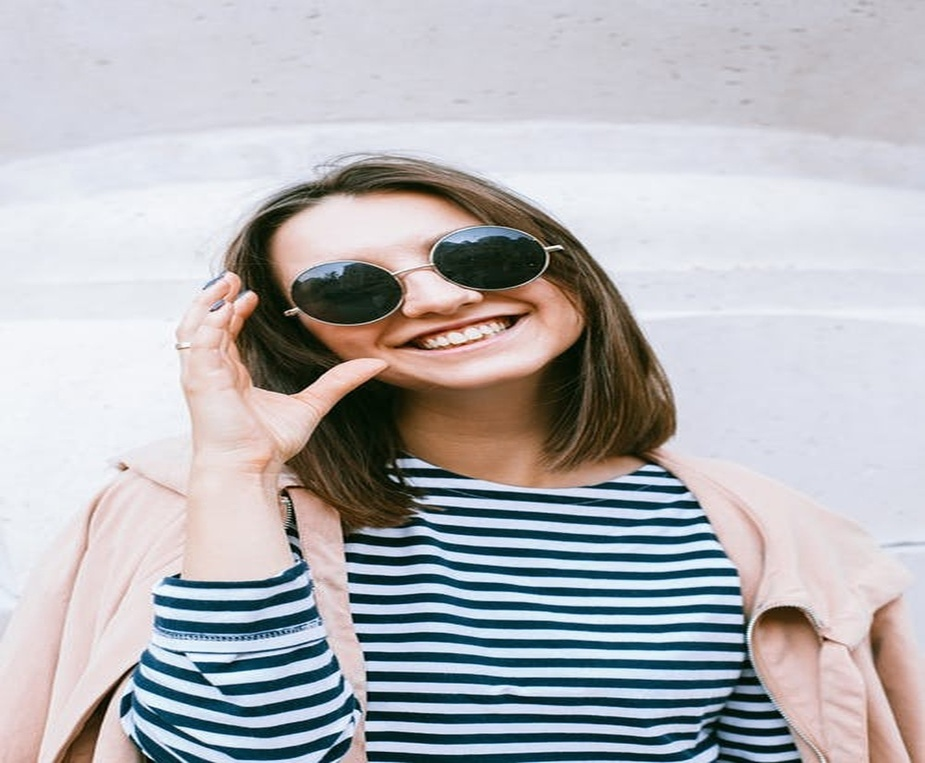
#> input picture images/1.jpeg, 925 x 763 px, shrunk from 1152 x 951 before the run
$ python Translating_an_Image.py
#> lines starting #> are read from the running program, lines starting #| are printed output that depends on the picture
"""
    Translating an image :

    Translating an image means shifting it within a given frame of reference.
"""

import cv2
import numpy as np

path = r"../images/1.jpeg"
# create translation matrix
# if the shift is (x, y) then matrix would be
# m = [1 0 X]
#       [0 1 Y]
# let's shift by (100, 50)

M = np.float32([[1, 0, 100], [0, 1, 50]])

try:
    # read image from disk
    img = cv2.imread(path)
#> img is the input picture: shape (763, 925, 3); mean B, G, R 183.8, 180, 180.6
    (rows, cols) = img.shape[:2]
#> rows = 763; cols = 925

    # warpAffine does appropriate shifting given the
    # translation matrix
    res = cv2.warpAffine(img, M, (cols, rows))
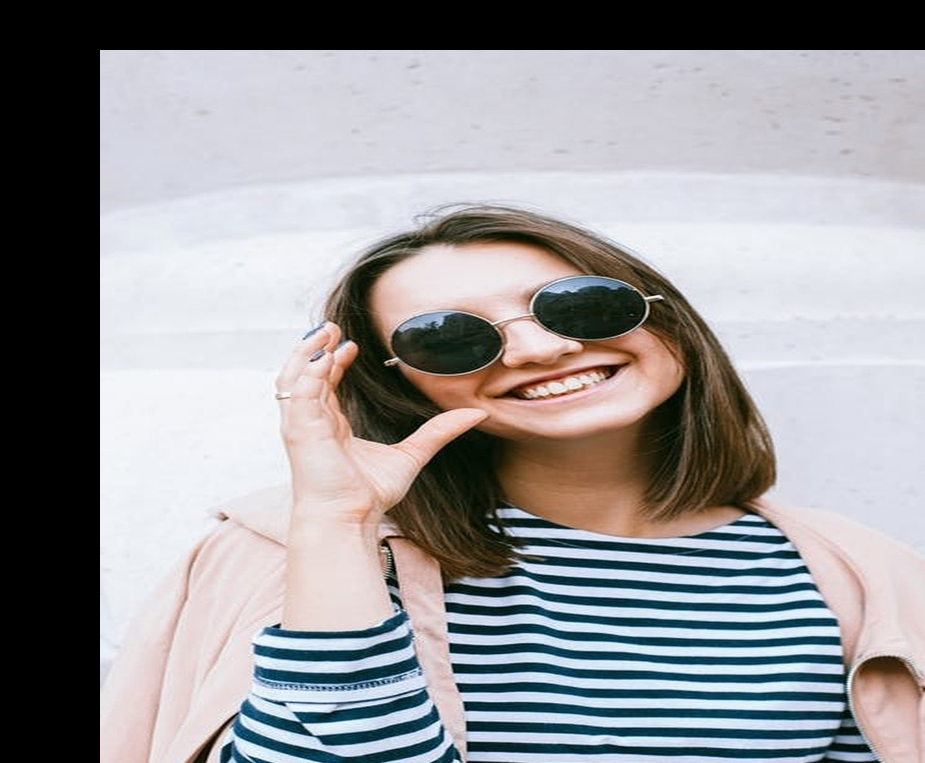
#> res: shape (763, 925, 3); mean B, G, R 152.3, 149.8, 150.5

    # write image back to disk
    cv2.imwrite("result2.jpeg", res)

except IOError:
    print("Error while reading files !!!")

$ run again, with images/2.jpeg copied over images/1.jpeg
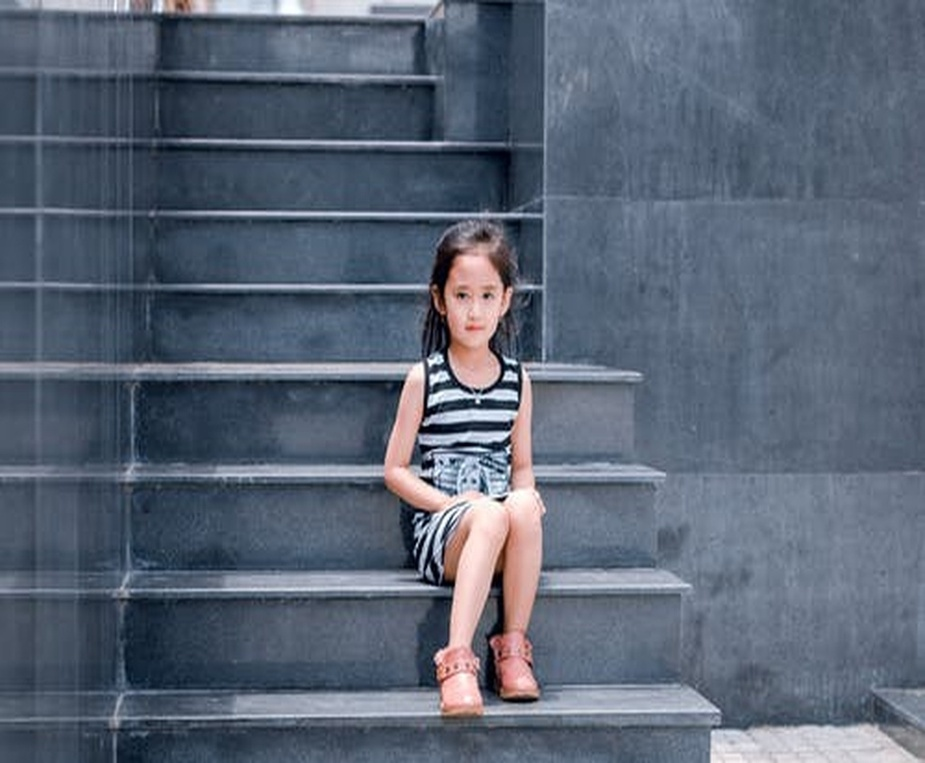
#> input picture images/2.jpeg, 925 x 763 px, shrunk from 1152 x 951 before the run
#> img is the input picture: shape (763, 925, 3); mean B, G, R 116.7, 100.4, 89.8
#> `res = cv2.warpAffine(img, M, (cols, rows))`:
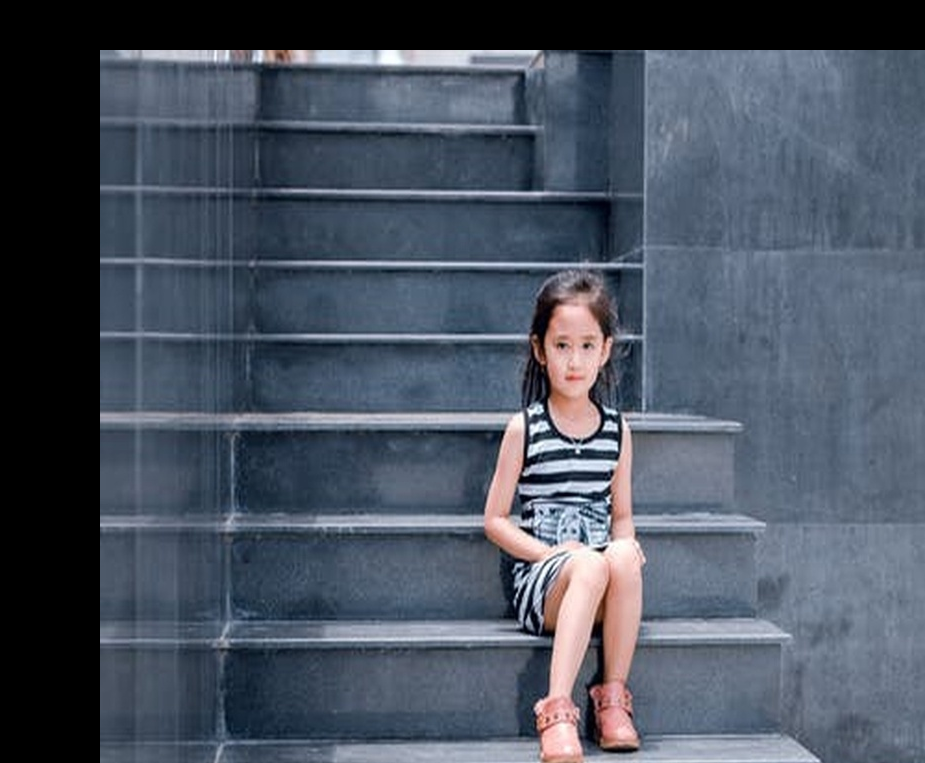
#> res: shape (763, 925, 3); mean B, G, R 96.4, 82.8, 74.1

$ run again, with images/3.jpeg copied over images/1.jpeg
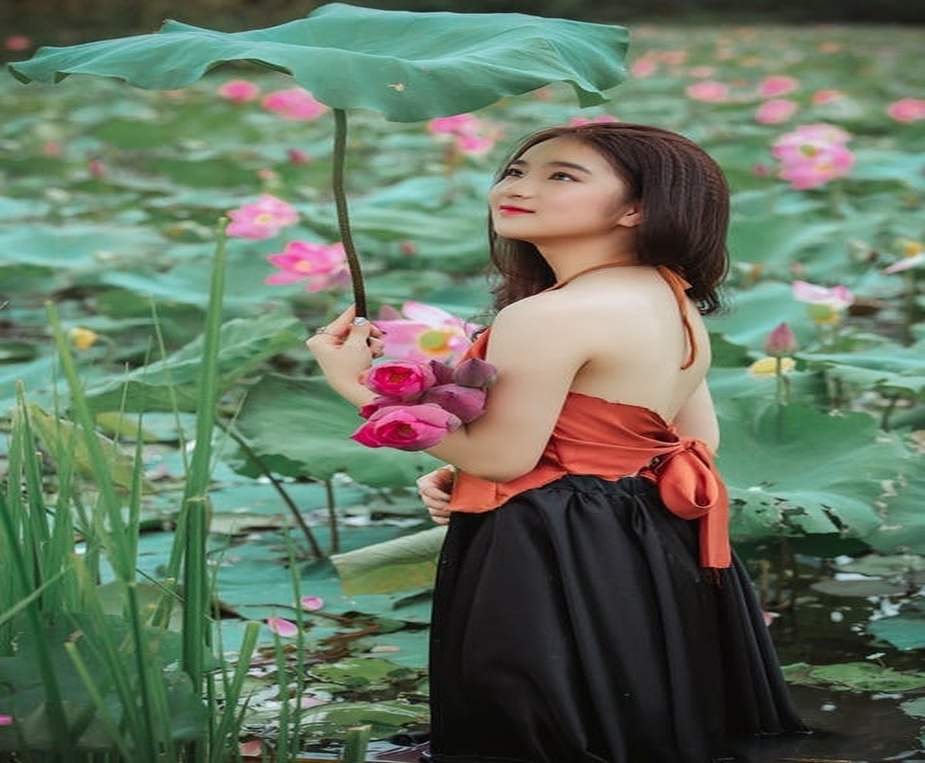
#> input picture images/3.jpeg, 925 x 763 px, shrunk from 1152 x 951 before the run
#> img is the input picture: shape (763, 925, 3); mean B, G, R 96.8, 116, 100.4
#> `res = cv2.warpAffine(img, M, (cols, rows))`:
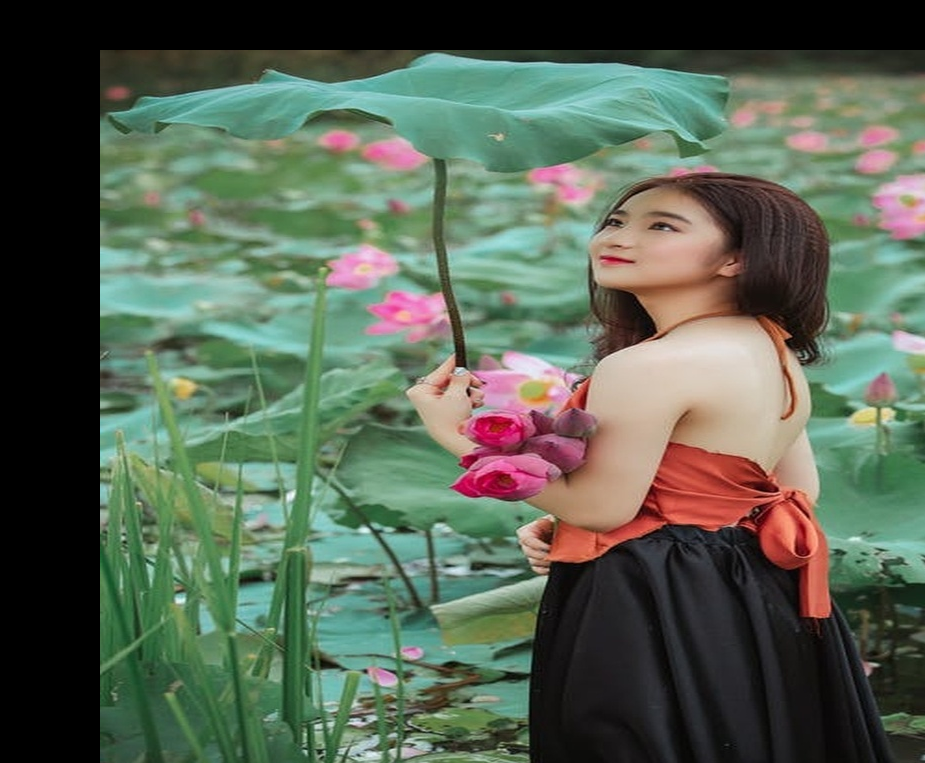
#> res: shape (763, 925, 3); mean B, G, R 83.6, 100, 87.6
